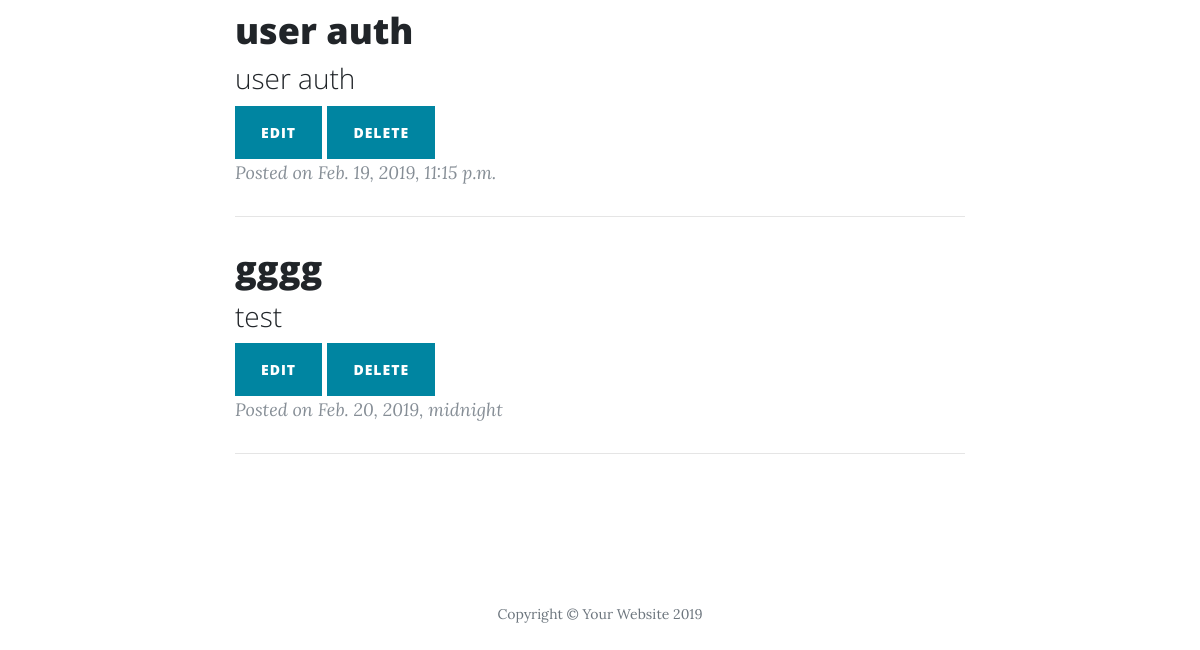
Before: /users/articles/admin (signed in, lower part) with the older database file.
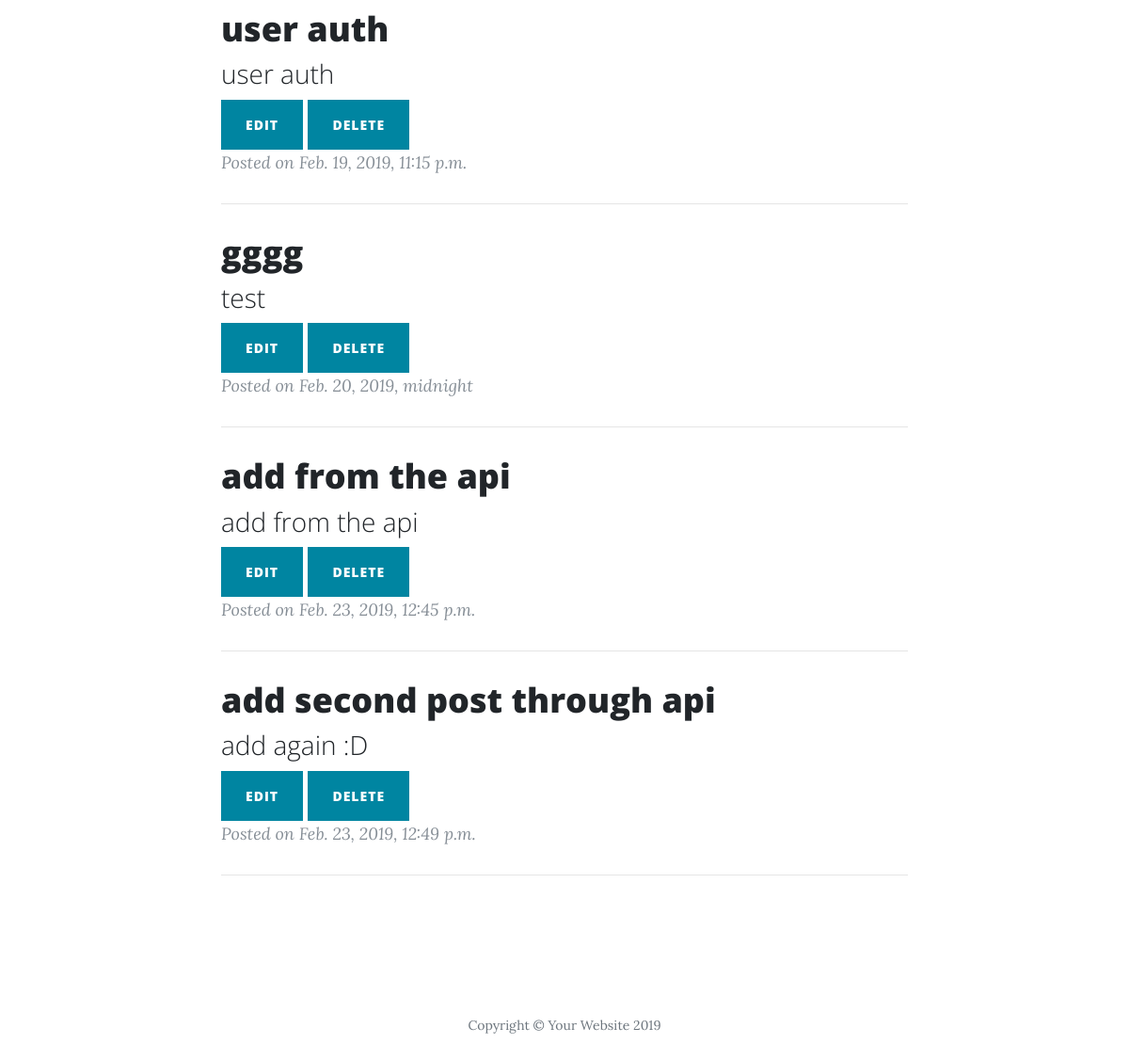
After: the same page with the newer database file.
### articles/models.py (models this page shows)
class Article (models.Model):
    author = models.ForeignKey(settings.AUTH_USER_MODEL, on_delete=models.CASCADE)
    title = models.CharField(max_length=100,blank=False)
    body = models.CharField(max_length=200,blank=False)
    pub_date = models.DateTimeField('date published',auto_now_add=True)

### articles/views.py (the view, shortened to what this page needs)
# urls.py: path('users/articles/<user>',UserArticleList.as_view(),name='user-articles'),
class UserArticleList(generic.ListView):
    ordering=['-pub_date']
    model=Article
    template_name='userarticles.html'
    context_object_name='articles'
    def get(self, request, *args, **kwargs):
        print(request.user)
        self.object_list = Article.objects.filter(author=request.user)
        allow_empty = self.get_allow_empty()
        context = self.get_context_data()
        print (context)
        return self.render_to_response(context)

### users/models.py (called while the page is built)
    def __str__(self):
        return self.email

### templates/userarticles.html (shortened to what this page needs)
{% extends 'base.html' %}
{% block content %}
<div class="container" id='goto'>
        <div class="row" >
          <div class="col-lg-8 col-md-10 mx-auto" >
            {% for article in articles %}
            <div class="post-preview">
              <a href="{% url 'article-detail' article.id %}">
                <h2 class="post-title">
                  {{ article.title}}
                </h2>
                <h3 class="post-subtitle">
                  {{ article.body }}
                </h3>
              </a>
              <a href="{% url 'article-update' article.id %}"><button type="edit" class="btn btn-primary btn-xs" >edit</button></a>
                <button type="delete" class="btn btn-primary btn-xs" id=login>delete</button>
              <p class="post-meta">Posted
                on {{ article.pub_date }}</p>
            </div>
            <hr>
            {% endfor %}
{% endblock %}

### templates/base.html (shortened to what this page needs)
{% load static %}
<!DOCTYPE html>
<html>
    <head>
    <link href="{% static 'vendor/bootstrap/css/bootstrap.min.css' %}" rel="stylesheet">
    <link href="{% static  'vendor/fontawesome-free/css/all.min.css' %}" rel="stylesheet" type="text/css">
    <link href="{% static 'css/clean-blog.min.css' %}" rel="stylesheet">
    </head>
    <body>
        {% block content %}{% endblock %}
  <footer>
        <div class="container">
          <div class="row">
            <div class="col-lg-8 col-md-10 mx-auto">
              <ul class="list-inline text-center">
                <li class="list-inline-item">
                  <a href="#">
                    <span class="fa-stack fa-lg">
                      <i class="fas fa-circle fa-stack-2x"></i>
                      <i class="fab fa-twitter fa-stack-1x fa-inverse"></i>
                    </span>
                  </a>
                </li>
                <li class="list-inline-item">
                  <a href="#">
                    <span class="fa-stack fa-lg">
                      <i class="fas fa-circle fa-stack-2x"></i>
                      <i class="fab fa-facebook-f fa-stack-1x fa-inverse"></i>
                    </span>
                  </a>
                </li>
                <li class="list-inline-item">
                  <a href="#">
                    <span class="fa-stack fa-lg">
                      <i class="fas fa-circle fa-stack-2x"></i>
                      <i class="fab fa-github fa-stack-1x fa-inverse"></i>
                    </span>
                  </a>
                </li>
              </ul>
              <p class="copyright text-muted">Copyright &copy; Your Website 2019</p>
            </div>
          </div>
        </div>
      </footer>
    </body>
</html>

Changed rows visible on the page:
added Article: title "add from the api", body "add from the api", pub_date "Feb. 23, 2019, 12:45 p.m."
added Article: title "add second post through api", body "add again :D", pub_date "Feb. 23, 2019, 12:49 p.m."
